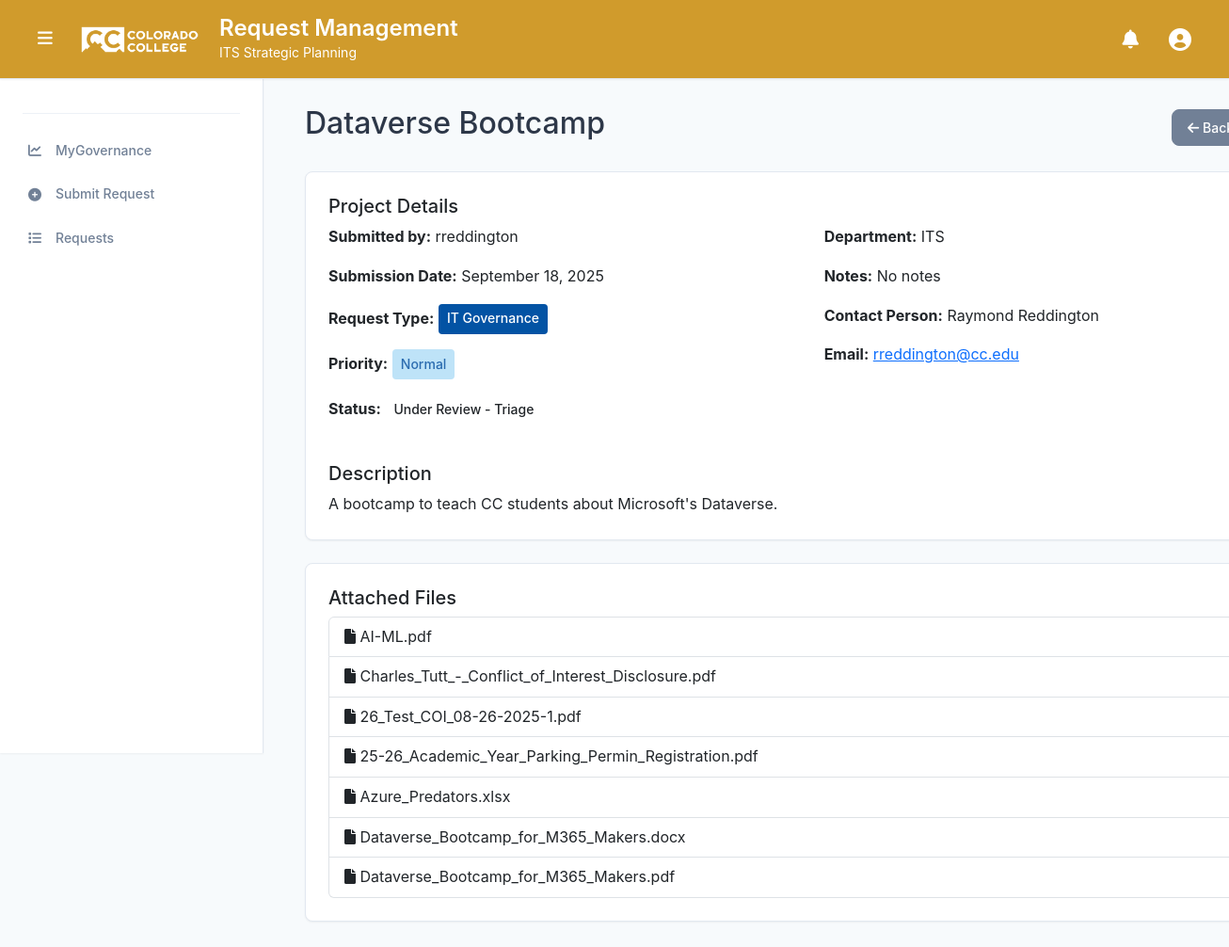
The page /66/ (signed in) on the database its author committed.
### projects/models.py (models this page shows, shortened)
class Project(models.Model):
    STATUS_CHOICES = [
        ('pending', 'Pending Review'),
        ('approved', 'Approved'),
        ('rejected', 'Rejected'),
        ('under_review_triage', 'Under Review - Triage'),
        ('under_review_governance', 'Under Review - Governance'),
        ('under_review_final_governance', 'Under Review - Final Governance'),
        ('completed', 'Completed'),
        ('archived', 'Archived'),
        ('on_hold', 'On Hold'),
        ('cancelled', 'Cancelled'),
    ]
    STAGE_CHOICES = [
        ('Pending_Review', 'Pending Review'),
        ('Under_Review_Triage', 'Under Review - Triage'),
        ('Under_Review_governance', 'Under Review - Governance'),
        ('Under_Review_Final_governance', 'Under Review - Final Governance'),
        ('Governance_Closure', 'Governance Closed'),
        ('Deleted', 'Deleted'),
    ]
    PRIORITY_CHOICES = [
        ('Low', 'Low'),
        ('Normal', 'Normal'),
        ('High', 'High'),
        ('Top', 'Top'),
    ]
    FINAL_PRIORITY_CHOICES = [
        (1, 'Low'),
        (2, 'Medium'),
        (3, 'High'),
    ]
    PROJECT_TYPE_CHOICES = [
        ('not_yet_decided', 'Not Yet Decided'),
        ('process_improvement', 'Process Improvement'),
        ('it_governance', 'IT Governance'),
        ('erp_governance', 'ERP Governance'),
        ('ai_governance', 'AI Governance'),
    ]
    title = models.CharField(max_length=200)
    description = models.TextField()
    project_type = models.CharField(
        max_length=20,
        choices=PROJECT_TYPE_CHOICES,
        default='not_yet_decided',
        verbose_name="Request Type",
        help_text="Type of request submission"
    )
    submitted_by = models.ForeignKey(User, on_delete=models.CASCADE, null=True, blank=True)
    submission_date = models.DateTimeField(default=timezone.now)
    status = models.CharField(max_length=30, choices=STATUS_CHOICES, default='pending')
    stage = models.CharField(max_length=30, choices=STAGE_CHOICES, default='Pending_Review', help_text="Current stage of the project")
    budget = models.DecimalField(max_digits=10, decimal_places=2, null=True, blank=True)
    start_date = models.DateField(null=True, blank=True)
    end_date = models.DateField(null=True, blank=True)
    department = models.CharField(max_length=100, null=True, blank=True)
    contact_person = models.CharField(max_length=100, null=True, blank=True)
    contact_email = models.EmailField(null=True, blank=True)
    contact_phone = models.CharField(max_length=20, null=True, blank=True)
    triage_notes = models.TextField(blank=True, null=True)
    priority = models.CharField(max_length=10, choices=PRIORITY_CHOICES, default='Normal')
    scoring_notes = models.TextField(blank=True, null=True, help_text="Notes related to project scoring or evaluation")
    final_priority = models.IntegerField(null=True, blank=True, help_text="Project ranking (lower number = higher priority)")
    final_score = models.FloatField(null=True, blank=True, help_text="Final score")
    strategic_alignment = models.IntegerField(null=True, blank=True, help_text="Strategic alignment score (1-5)")
    cost_benefit = models.IntegerField(null=True, blank=True, help_text="Cost benefit score (1-5)")
    user_impact = models.IntegerField(null=True, blank=True, help_text="User impact and adoption score (1-5)")
    ease_of_implementation = models.IntegerField(null=True, blank=True, help_text="Ease of implementation score (1-5)")
    vendor_reputation_support = models.IntegerField(null=True, blank=True, help_text="Vendor reputation and support score (1-5)")
    security_compliance = models.IntegerField(null=True, blank=True, help_text="Security and compliance score (1-5)")
    student_centered = models.IntegerField(null=True, blank=True, help_text="Student-centered score (1-5)")
    class Meta:
        ordering = ['-submission_date']
        db_table = 'project_requests'

class ProjectFile(models.Model):
    project = models.ForeignKey(Project, on_delete=models.CASCADE, related_name='files')
    file = models.FileField(upload_to='project_files/')
    uploaded_at = models.DateTimeField(auto_now_add=True)
    class Meta:
        ordering = ['-uploaded_at']

### projects/views.py (the view)
# urls.py: path('<int:pk>/', views.project_detail, name='project_detail'),
@login_required
def project_detail(request, pk):
    project = get_object_or_404(Project, pk=pk)
    if (is_triage_user(request.user) or is_triage_lead_user(request.user)) and project.stage != 'Governance_Closure':
        return redirect('projects:project_update', pk=pk)
    return render(request, 'projects/project_detail.html', {'project': project})

### projects/views.py (called while the page is built)
def is_triage_user(user):
    return user.is_staff or user.groups.filter(name='Triage Group').exists()

def is_triage_lead_user(user):
    return user.is_staff or user.groups.filter(name='Triage Group Lead').exists()

### templates/projects/project_detail.html (shortened to what this page needs)
{% extends 'base_cc.html' %}
{% load static %}
{% block content %}
<div class="container-fluid" style="width: 115%; padding-right: 15px;">
    <div class="d-flex justify-content-between align-items-center mb-4">
        <h2>{{ project.title }}</h2>
        <div>
            <a href="{% url 'projects:project_list' %}" class="btn btn-secondary">
                <i class="fas fa-arrow-left"></i> Back to Projects
            </a>
        </div>
    </div>
    <div class="card mb-4">
        <div class="card-body">
            <h5 class="card-title">Project Details</h5>
            <div class="row">
                <div class="col-md-6">
                    <p><strong>Submitted by:</strong> {{ project.submitted_by.username }}</p>
                    <p><strong>Submission Date:</strong> {{ project.submission_date|date:"F j, Y" }}</p>
                    <p><strong>Request Type:</strong>
                        <span class="type-badge type-{{ project.project_type|lower }}">
                            {{ project.get_project_type_display }}
                        </span>
                    </p>
                    <p><strong>Priority:</strong>
                        <span class="priority-badge priority-{{ project.priority|lower }}">
                            {{ project.priority }}
                        </span>
                    </p>
                    <p><strong>Status:</strong>
                        <span class="status-badge status-{{ project.status|lower }}">
                            {{ project.get_status_display }}
                        </span>
                    </p>
                </div>
                <div class="col-md-6">
                    <p><strong>Department:</strong> {{ project.department|default:"Not specified" }}</p>
                    <p><strong>Notes:</strong> {{ project.notes|default:"No notes" }}</p>
                    <p><strong>Contact Person:</strong>
                        {% if project.submitted_by.first_name and project.submitted_by.last_name %}
                            {{ project.submitted_by.get_full_name }}
                        {% else %}
                            {{ project.submitted_by.username }}
                        {% endif %}
                    </p>
                    <p><strong>Email:</strong> <a href="mailto:{{ project.submitted_by.email }}">{{ project.submitted_by.email }}</a></p>
                </div>
            </div>
            <div class="mt-4">
                <h5 class="card-title">Description</h5>
                <p class="card-text">{{ project.description }}</p>
            </div>
        </div>
    </div>
    {% if project.files.all %}
    <div class="card">
        <div class="card-body">
            <h5 class="card-title">Attached Files</h5>
            <div class="list-group">
                {% for file in project.files.all %}
                <a href="{{ file.file.url }}" class="list-group-item list-group-item-action" target="_blank">
                    <i class="fas fa-file"></i> {{ file.file.name|cut:"project_files/" }}
                </a>
                {% endfor %}
            </div>
        </div>
    </div>
    {% endif %}
</div>
{% endblock %}

### projects/static/projects/css/style.css (style rules this page uses)
.priority-badge, .status-badge, .type-badge { display: inline-block !important; padding: 0.35em 0.65em !important; font-size: 0.875rem !important; font-weight: 500 !important; border-radius: 0.25rem !important; }
.priority-normal { background-color: #bee3f8; color: #2b6cb0; }
.type-it_governance { background-color: #0353A4 !important; color: white !important; }
.row { display: flex; flex-wrap: wrap; }
.row > [class*="col-"] { display: flex; flex-direction: column; }

### templates/base_cc.html (style rules this page uses)
:root { --primary-color: #1a365d; --secondary-color: #2d3748; --accent-color: #3182ce; --success-color: #38a169; --warning-color: #d69e2e; --danger-color: #e53e3e; --light-gray: #f7fafc; --border-color: #e2e8f0; --text-primary: #2d3748; --text-secondary: #718096; --shadow-sm: 0 1px 2px 0 rgba(0, 0, 0, 0.05); --shadow-md: 0 4px 6px -1px rgba(0, 0, 0, 0.1); --shadow-lg: 0 10px 15px -3px rgba(0, 0, 0, 0.1); --radius: 8px; --sidebar-width: 280px; }
* { box-sizing: border-box; }
body { font-family: 'Inter', -apple-system, BlinkMacSystemFont, 'Segoe UI', Roboto, sans-serif; line-height: 1.6; color: var(--text-primary); background-color: var(--light-gray); margin: 0; padding: 0; }
.card { background: white; border: 1px solid var(--border-color); border-radius: var(--radius); box-shadow: var(--shadow-sm); transition: all 0.2s ease; overflow: hidden; }
.card-body { padding: 1.5rem; }
.btn { border-radius: var(--radius); font-weight: 500; padding: 0.5rem 1rem; font-size: 0.875rem; transition: all 0.2s ease; border: 1px solid transparent; }
.btn-secondary { background: var(--text-secondary); border-color: var(--text-secondary); color: white; }
.mb-4 { margin-bottom: 1.5rem; }
.mt-4 { margin-top: 1.5rem; }
.d-flex { display: flex; }

### rows shown on the page
Project: title "Dataverse Bootcamp", submitted_by.username "rreddington", submission_date "September 18, 2025", project_type "IT Governance", priority "Normal", status "Under Review - Triage", department "ITS", submitted_by.get_full_name "Raymond Reddington", submitted_by.email "rreddington@cc.edu", description "A bootcamp to teach CC students about Microsoft's Dataverse."
ProjectFile: file.name "AI-ML.pdf"
ProjectFile: file.name "Charles_Tutt_-_Conflict_of_Interest_Disclosure.pdf"
ProjectFile: file.name "26_Test_COI_08-26-2025-1.pdf"
ProjectFile: file.name "25-26_Academic_Year_Parking_Permin_Registration.pdf"
ProjectFile: file.name "Azure_Predators.xlsx"
ProjectFile: file.name "Dataverse_Bootcamp_for_M365_Makers.docx"
ProjectFile: file.name "Dataverse_Bootcamp_for_M365_Makers.pdf"

### other values the page prints
{{ project.notes|default:"No notes" }} "No notes"
